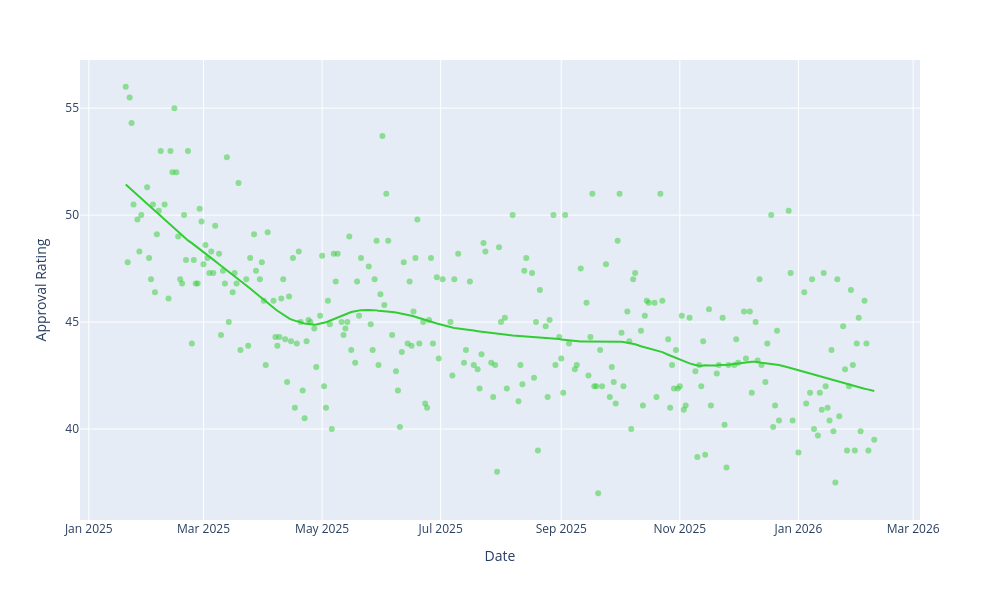

The notebook cell this image was saved under:
### Markdown cell above
## Using Plotly Express and built-in loess

### Code cell
fig = px.scatter(
    result, x="end_date", y="yes", 
    labels={"end_date" : "Date", "yes" : "Approval Rating %"},
    color_discrete_sequence=['limegreen'],
    trendline="lowess",
    trendline_options=dict(frac=0.2)
)
fig.update_layout(width=1000, height=600)
fig.update_traces(marker=dict(opacity=0.5))

### Figure 1 — Plotly figure (JSON) as saved in the notebook; plotly's stock layout.template omitted (floating-point values rounded to 4 significant figures; data arrays with more than 128 entries replaced by an {"elided": "..."} marker saying what was removed)
{"data": [{"hovertemplate": "Date=%{x}<br>Approval Rating=%{y}<extra></extra>", "legendgroup": "", "marker": {"color": "limegreen", "opacity": 0.5, "symbol": "circle"}, "mode": "markers", "name": "", "orientation": "v", "showlegend": false, "type": "scatter", "x": {"elided": "292 str values"}, "xaxis": "x", "y": {"elided": "292 float values"}, "yaxis": "y"}, {"hovertemplate": "<b>LOWESS trendline</b><br><br>Date=%{x}<br>Approval Rating=%{y} <b>(trend)</b><extra></extra>", "legendgroup": "", "marker": {"color": "limegreen", "opacity": 0.5, "symbol": "circle"}, "mode": "lines", "name": "", "showlegend": false, "type": "scatter", "x": {"elided": "292 str values"}, "xaxis": "x", "y": {"elided": "292 float values"}, "yaxis": "y"}], "layout": {"height": 600, "legend": {"tracegroupgap": 0}, "margin": {"t": 60}, "width": 1000, "xaxis": {"anchor": "y", "domain": [0, 1], "title": {"text": "Date"}}, "yaxis": {"anchor": "x", "domain": [0, 1], "title": {"text": "Approval Rating"}}}}
